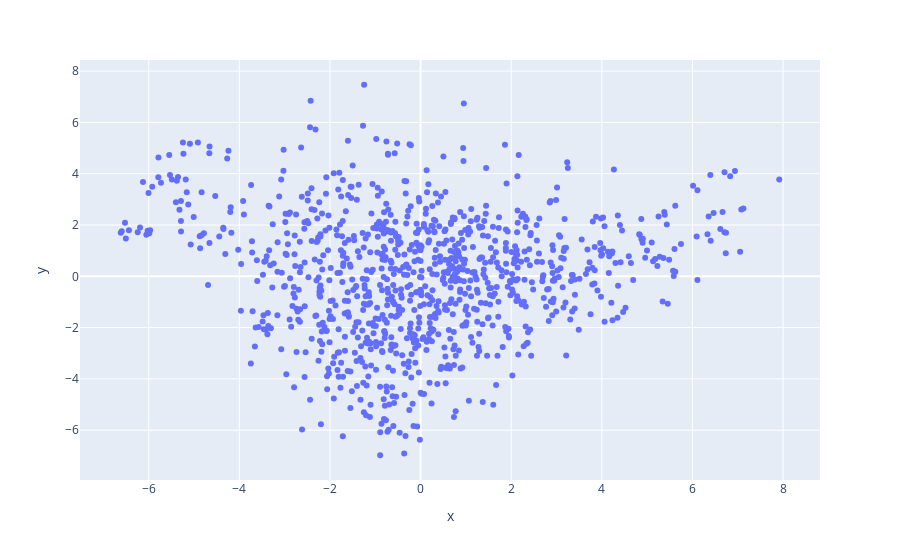

Source (notebook cell):
### Markdown cell above
Hover a mouse over there and see if you can identify the clusters!

### Code cell
import plotly.express as px


fig = px.scatter(x=word_vectors_pca[:, 0], y=word_vectors_pca[:, 1], hover_name=words)
fig.show()

### Figure 1 — Plotly figure (JSON) as saved in the notebook; plotly's stock layout.template omitted (floating-point values rounded to 4 significant figures; data arrays with more than 128 entries replaced by an {"elided": "..."} marker saying what was removed)
{"data": [{"hovertemplate": "<b>%{hovertext}</b><br><br>x=%{x}<br>y=%{y}<extra></extra>", "hovertext": {"elided": "1000 str values"}, "legendgroup": "", "marker": {"color": "#636efa", "symbol": "circle"}, "mode": "markers", "name": "", "orientation": "v", "showlegend": false, "type": "scatter", "x": {"elided": "1000 float values"}, "xaxis": "x", "y": {"elided": "1000 float values"}, "yaxis": "y"}], "layout": {"legend": {"tracegroupgap": 0}, "margin": {"t": 60}, "xaxis": {"anchor": "y", "domain": [0, 1], "title": {"text": "x"}}, "yaxis": {"anchor": "x", "domain": [0, 1], "title": {"text": "y"}}}}
